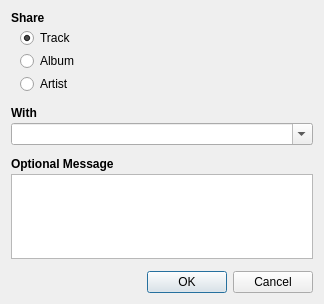
<ui version="4.0" >
 <class>ShareDialog</class>
 <widget class="QDialog" name="ShareDialog" >
  <property name="geometry" >
   <rect>
    <x>0</x>
    <y>0</y>
    <width>324</width>
    <height>304</height>
   </rect>
  </property>
  <property name="windowTitle" >
   <string>Share with Friends</string>
  </property>
  <property name="modal" >
   <bool>false</bool>
  </property>
  <layout class="QVBoxLayout" name="verticalLayout_2" >
   <property name="spacing" >
    <number>3</number>
   </property>
   <item>
    <widget class="QLabel" name="label" >
     <property name="font" >
      <font>
       <weight>75</weight>
       <bold>true</bold>
      </font>
     </property>
     <property name="text" >
      <string>Share</string>
     </property>
    </widget>
   </item>
   <item>
    <layout class="QVBoxLayout" name="verticalLayout" >
     <property name="spacing" >
      <number>-1</number>
     </property>
     <property name="leftMargin" >
      <number>9</number>
     </property>
     <property name="bottomMargin" >
      <number>9</number>
     </property>
     <item>
      <widget class="QRadioButton" name="track" >
       <property name="text" >
        <string>Track</string>
       </property>
       <property name="checked" >
        <bool>true</bool>
       </property>
      </widget>
     </item>
     <item>
      <widget class="QRadioButton" name="album" >
       <property name="text" >
        <string>Album</string>
       </property>
      </widget>
     </item>
     <item>
      <widget class="QRadioButton" name="artist" >
       <property name="text" >
        <string>Artist</string>
       </property>
      </widget>
     </item>
    </layout>
   </item>
   <item>
    <widget class="QLabel" name="label_2" >
     <property name="font" >
      <font>
       <weight>75</weight>
       <bold>true</bold>
      </font>
     </property>
     <property name="text" >
      <string>With</string>
     </property>
    </widget>
   </item>
   <item>
    <layout class="QHBoxLayout" name="horizontalLayout_2" >
     <property name="leftMargin" >
      <number>0</number>
     </property>
     <property name="bottomMargin" >
      <number>9</number>
     </property>
     <item>
      <widget class="QComboBox" name="friends" >
       <property name="editable" >
        <bool>true</bool>
       </property>
      </widget>
     </item>
    </layout>
   </item>
   <item>
    <widget class="QLabel" name="label_3" >
     <property name="font" >
      <font>
       <weight>75</weight>
       <bold>true</bold>
      </font>
     </property>
     <property name="text" >
      <string>Optional Message</string>
     </property>
    </widget>
   </item>
   <item>
    <layout class="QHBoxLayout" name="horizontalLayout" >
     <property name="leftMargin" >
      <number>0</number>
     </property>
     <property name="bottomMargin" >
      <number>9</number>
     </property>
     <item>
      <widget class="QTextEdit" name="message" >
       <property name="tabChangesFocus" >
        <bool>true</bool>
       </property>
       <property name="acceptRichText" >
        <bool>true</bool>
       </property>
      </widget>
     </item>
    </layout>
   </item>
   <item>
    <widget class="QDialogButtonBox" name="buttons" >
     <property name="standardButtons" >
      <set>QDialogButtonBox::Cancel|QDialogButtonBox::Ok</set>
     </property>
    </widget>
   </item>
  </layout>
 </widget>
 <tabstops>
  <tabstop>friends</tabstop>
  <tabstop>message</tabstop>
 </tabstops>
 <resources/>
 <connections>
  <connection>
   <sender>buttons</sender>
   <signal>accepted()</signal>
   <receiver>ShareDialog</receiver>
   <slot>accept()</slot>
   <hints>
    <hint type="sourcelabel" >
     <x>81</x>
     <y>280</y>
    </hint>
    <hint type="destinationlabel" >
     <x>4</x>
     <y>234</y>
    </hint>
   </hints>
  </connection>
  <connection>
   <sender>buttons</sender>
   <signal>rejected()</signal>
   <receiver>ShareDialog</receiver>
   <slot>reject()</slot>
   <hints>
    <hint type="sourcelabel" >
     <x>113</x>
     <y>272</y>
    </hint>
    <hint type="destinationlabel" >
     <x>-7</x>
     <y>271</y>
    </hint>
   </hints>
  </connection>
 </connections>
</ui>
